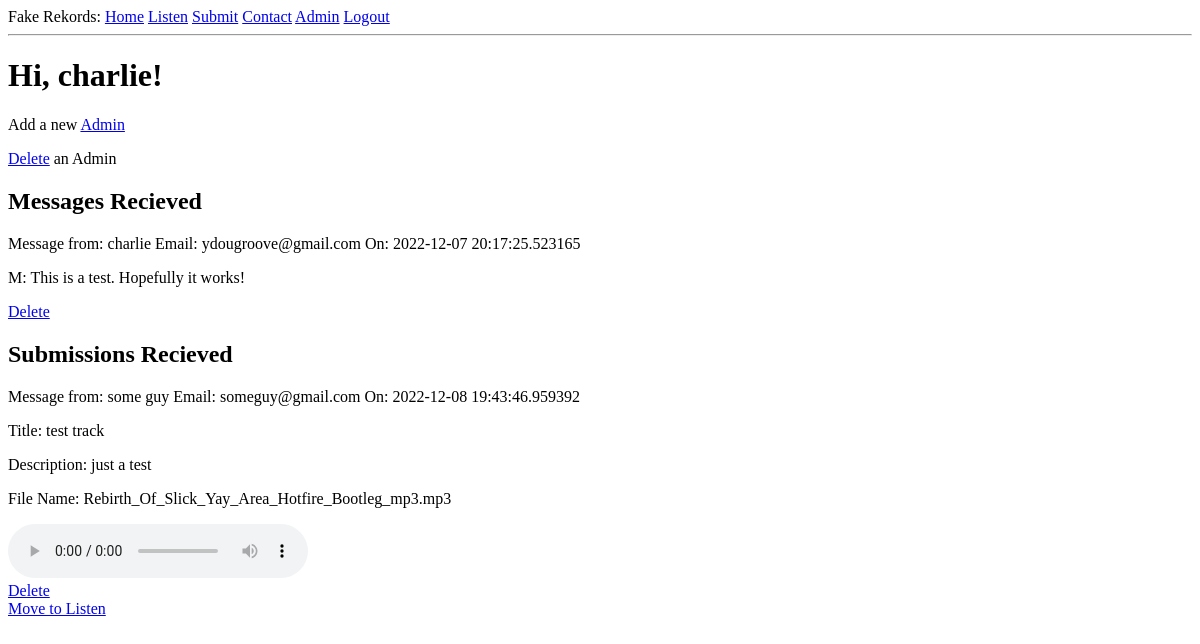
/private (signed in), run on an earlier commit of the app's database.
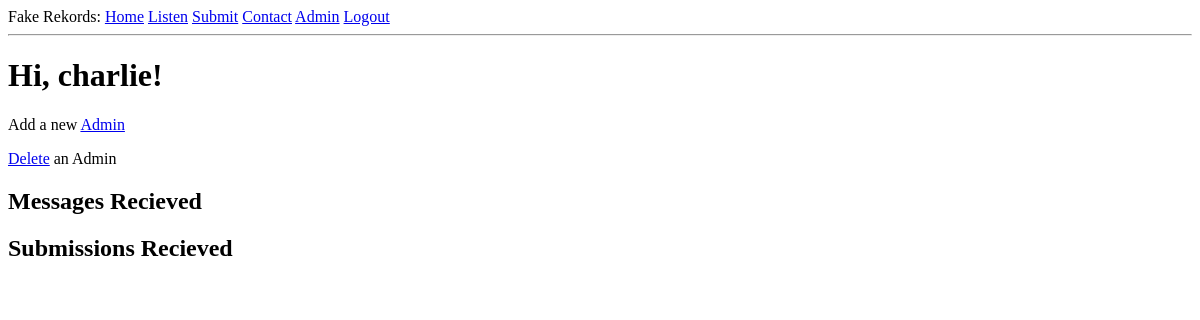
And on a later commit of the database.
### app/models.py (models this page shows, shortened)
class User(UserMixin, db.Model):
    id = db.Column(db.Integer, primary_key=True)
    username = db.Column(db.String(64), index=True, unique=True)
    email = db.Column(db.String(120), index=True, unique=True)
    password_hash = db.Column(db.String(128))

class Contact(db.Model):
    id = db.Column(db.Integer, primary_key=True)
    name = db.Column(db.String(64), index=True, unique=False)
    email = db.Column(db.String(120), index=True, unique=False)
    message = db.Column(db.String(500), index=False, unique=False)
    datetime = db.Column(db.DateTime, index=True, default=datetime.utcnow)

class Submit(db.Model):
    id = db.Column(db.Integer, primary_key=True)
    title = db.Column(db.String(64), index=True, unique=False)
    description = db.Column(db.String(120), index=False, unique=False)
    artistname = db.Column(db.String(64), index=True, unique=False)
    artistemail = db.Column(db.String(120), index=True, unique=False)
    trackname = db.Column(db.String(120), index=True, unique=False)
    datetime = db.Column(db.DateTime, index=True, default=datetime.utcnow)

### app/routes.py (the view)
@app.route('/private', methods=['GET', 'POST'])
@login_required
def private():
    contact = Contact.query.all()
    submit = Submit.query.all()
    return render_template('private.html', title='Private', contact=contact, submit=submit,)

### app/models.py (called while the page is built)
@login.user_loader
def load_user(id):
    return User.query.get(int(id))

### app/templates/private.html (shortened to what this page needs)
{% extends "base.html" %}
{% block content %}
  <h1>Hi, {{ current_user.username }}!</h1>
  <p>Add a new <a href="{{ url_for('register') }}">Admin</a></p>
  <p><a href="{{ url_for('private_delete_admin') }}">Delete</a> an Admin</p>
  <h2>Messages Recieved</h2>
    {% for c in contact %}
      <p>Message from: {{ c.name }} Email: {{ c.email }} On: {{ c.datetime }}</p>
      <p>M: {{ c.message }}</p>
      <a href="/private_contact_delete/{{ c.id }}">Delete</a>
    {% endfor %}
  <h2>Submissions Recieved</h2>
    {% for s in submit %}
      <p>Message from: {{ s.artistname }} Email: {{ s.artistemail }} On: {{ s.datetime }}</p>
      <p>Title: {{ s.title }}</p>
      <p>Description: {{ s.description }}</p>
      <p>File Name: {{ s.trackname }}</p>
      <audio controls="controls" src="static/musictemp/{{ s.trackname }}">
      </audio>
      <br>
      <a href="/private_submit_delete/{{ s.id }}">Delete</a>
      <br>
      <a href="/private_move_submit/{{ s.id }}">Move to Listen</a>
    {% endfor %}
{% endblock %}

### app/templates/base.html (shortened to what this page needs)
<!doctype html>
<html>
    <head>
    </head>
    <body>
      <div>
	Fake Rekords:
	<a href="{{ url_for('index') }}">Home</a>
	<a href="{{ url_for('listen') }}">Listen</a>
	<a href="{{ url_for('submit') }}">Submit</a>
	<a href="{{ url_for('contact') }}">Contact</a>
	{% if current_user.is_anonymous %}
        <a href="{{ url_for('login') }}">Admin</a>
        {% else %}
	<a href="{{ url_for('private')}}">Admin</a>
        <a href="{{ url_for('logout') }}">Logout</a>
        {% endif %}
      </div>
      <hr>
        {% block content %}{% endblock %}
    </body>
</html>

What changed in the data, as far as the page shows it:
removed Contact: name "charlie", email "ydougroove@gmail.com", datetime "2022-12-07 20:17:25.523165", message "This is a test. Hopefully it works!"
removed Submit: artistname "some guy", artistemail "someguy@gmail.com", datetime "2022-12-08 19:43:46.959392", title "test track", description "just a test", trackname "Rebirth_Of_Slick_Yay_Area_Hotfire_Bootleg_mp3.mp3"
